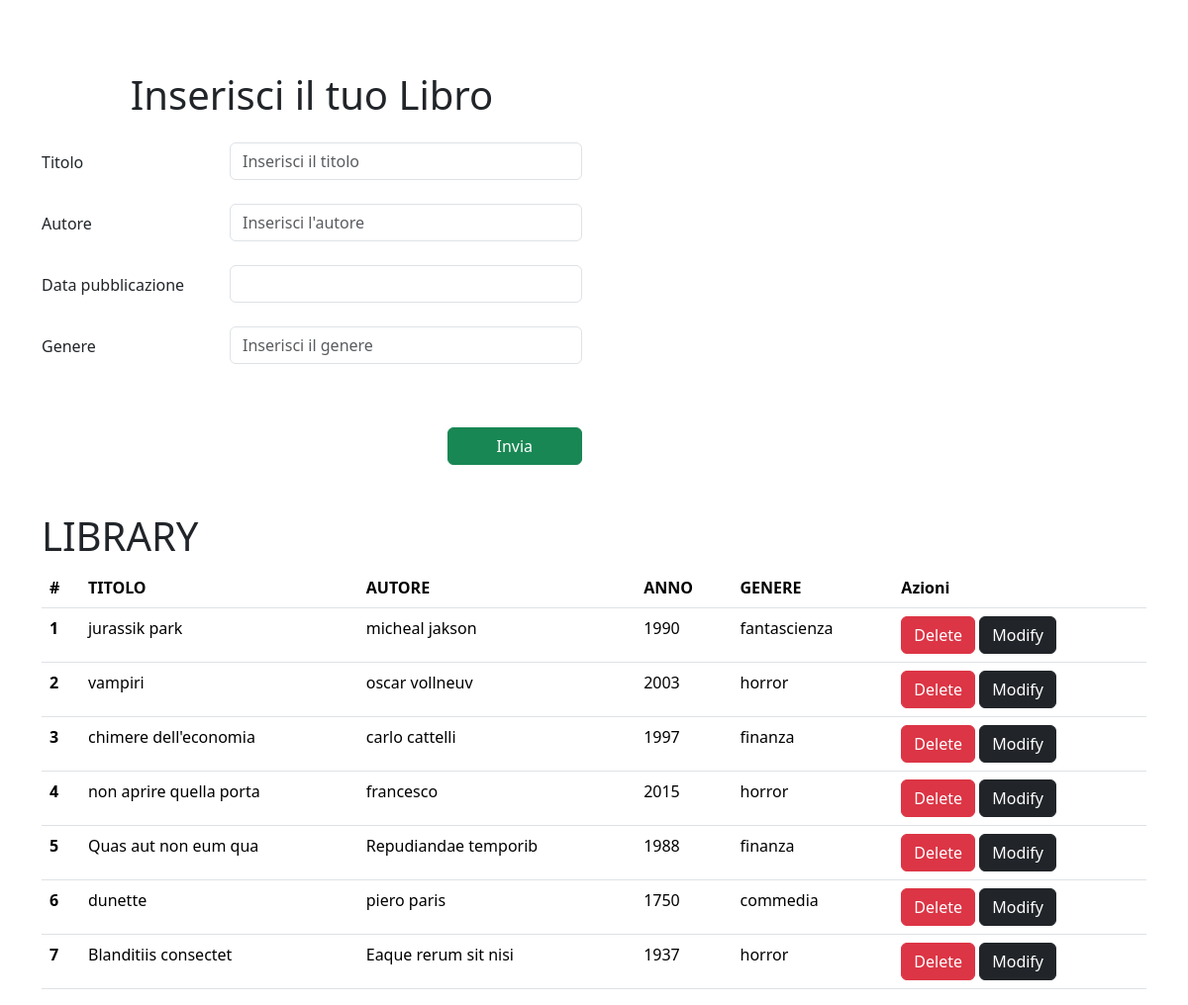
The page / on the database its author committed.
### tables this page shows
CREATE TABLE `libri` (
  `id` int(11) NOT NULL,
  `titolo` varchar(70) NOT NULL,
  `autore` varchar(70) NOT NULL,
  `anno_pubblicazione` int(4) NOT NULL,
  `genere` varchar(20) NOT NULL
);

### index.php (the view, shortened to what this page needs)
<?php
include __DIR__ . '/includes/dbconnect.php';
$stmt = $pdo->prepare('SELECT * FROM libri');
$stmt->execute();
$books = $stmt->fetchAll();
include __DIR__ . '/includes/head.php';
?>
<div class="container mt-4">
    <div class="row">
        <div class="col-6">
            <h1 class="text-center pt-5">Inserisci il tuo Libro</h1>
            <form action="" method="post" class="pt-2 d-flex flex-column" novalidate>
                <div class="row mb-3">
                    <label class="col-4 pt-3" for="titolo">Titolo</label>
                    <div class="col-8">
                        <input class="form-control mt-2 w-100" type="text" name="titolo" id="titolo" placeholder="Inserisci il titolo">
                    </div>
                </div>
                <div class="row mb-3">
                    <label class="col-4 pt-3" for="autore">Autore</label>
                    <div class="col-8">
                        <input class="form-control mt-2 w-100" type="text" name="autore" id="autore" placeholder="Inserisci l'autore">
                    </div>
                </div>
                <div class="row mb-3">
                    <label class="col-4 pt-3" for="anno_pubblicazione">Data pubblicazione</label>
                    <div class="col-8">
                        <input class="form-control mt-2 w-100" type="number" name="anno_pubblicazione" id="anno_pubblicazione">
                    </div>
                </div>
                <div class="row mb-3">
                    <label class="col-4 pt-3" for="genere">Genere</label>
                    <div class="col-8">
                        <input type="text" name="genere" id="genere" placeholder="Inserisci il genere" class="form-control mt-2 w-100">
                    </div>
                </div>
                <div class="text-end mt-4">
                    <button type="submit" class="btn btn-success w-25 mt-4">Invia</button>
                </div>
            </form>
        </div>
        <div class="col-6">
        </div>
        <div class="container mt-5">
            <h1>LIBRARY</h1>
            <table class="table">
                <thead>
                    <tr>
                        <th scope="col">#</th>
                        <th scope="col">TITOLO</th>
                        <th scope="col">AUTORE</th>
                        <th scope="col">ANNO</th>
                        <th scope="col">GENERE</th>
                        <th scope="col">Azioni</th>
                    </tr>
                </thead>
                <tbody>
                    <?php
                    $i = 1;
                    foreach ($books as $book) {
                        echo "<tr>";
                        echo "<th scope='row'>$i</th>";
                        echo "<td>{$book['titolo']}</td>";
                        echo "<td>{$book['autore']}</td>";
                        echo "<td>{$book['anno_pubblicazione']}</td>";
                        echo "<td>{$book['genere']}</td>";
                        echo "<td>
                        <a href='./delete.php?id={$book['id']}' class='btn btn-danger'>Delete</a>
                        <a href='./modify.php?id={$book['id']}' class='btn btn-dark'>Modify</a>
                      </td>";
                        echo "</tr>";
                        $i++;
                    }
                    ?>
                </tbody>
            </table>
        </div>
        </body>
        </html>

### includes/head.php (shortened to what this page needs)
<!DOCTYPE html>
<html lang="en">
<head>
    <link href="https://cdn.jsdelivr.net/npm/bootstrap@5.3.3/dist/css/bootstrap.min.css" rel="stylesheet">
</head>
<body>

### rows shown on the page
libri: titolo "jurassik park", autore "micheal jakson", anno_pubblicazione "1990", genere "fantascienza"
libri: titolo "vampiri", autore "oscar vollneuv", anno_pubblicazione "2003", genere "horror"
libri: titolo "chimere dell'economia", autore "carlo cattelli", anno_pubblicazione "1997", genere "finanza"
libri: titolo "non aprire quella porta", autore "francesco", anno_pubblicazione "2015", genere "horror"
libri: titolo "Quas aut non eum qua", autore "Repudiandae temporib", anno_pubblicazione "1988", genere "finanza"
libri: titolo "dunette", autore "piero paris", anno_pubblicazione "1750", genere "commedia"
libri: titolo "Blanditiis consectet", autore "Eaque rerum sit nisi", anno_pubblicazione "1937", genere "horror"
